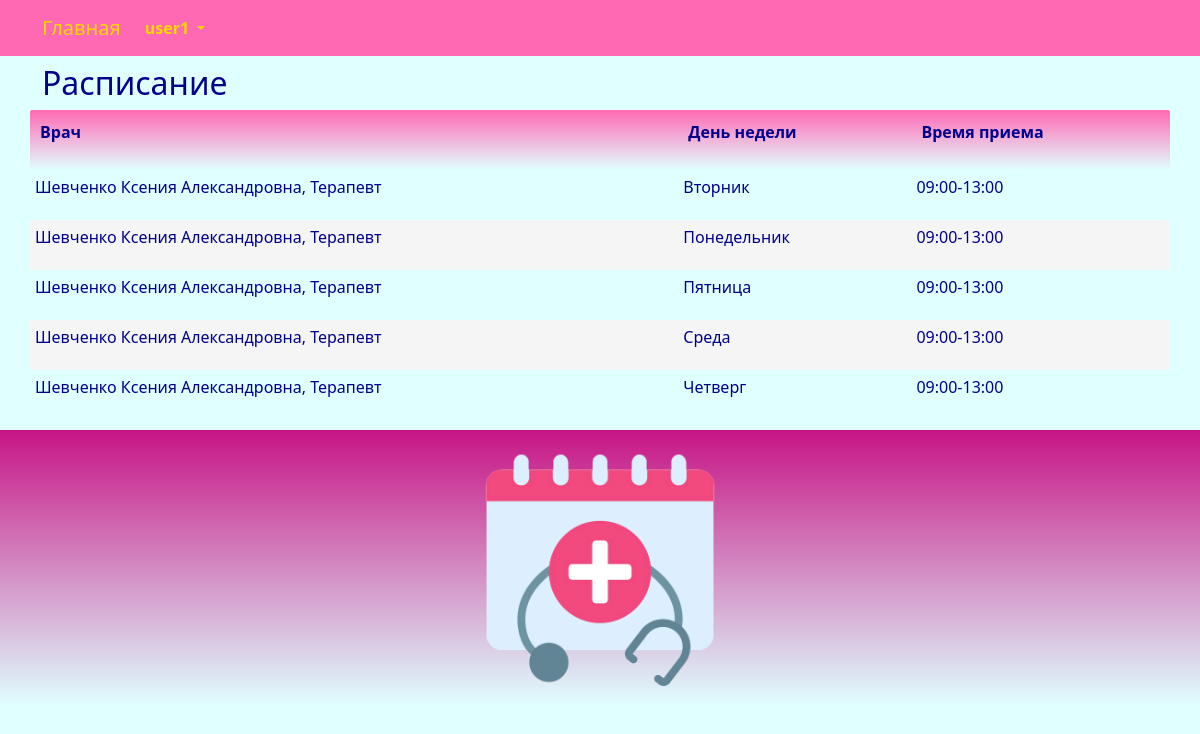
/schedule/list/ (signed in), run on the app's committed database.
### center/models.py (models this page shows, shortened)
class Schedule(models.Model):
    WEEK_DAY_CHOICES = (
        (_('monday') ,_('monday')),
        (_('tuesday') ,_('tuesday')),
        (_('wednesday') ,_('wednesday')),
        (_('thursday') ,_('thursday')),
        (_('friday') ,_('friday')),
        (_('saturday') ,_('saturday')),
        (_('sunday') ,_('sunday')),
    )
    week_day = models.CharField(_('week_day'), max_length=16, choices=WEEK_DAY_CHOICES, default=_('monday'))
    time_schedule = models.CharField(_('time_schedule'), max_length=64)
    doctor = models.ForeignKey(Doctor, related_name='schedule_doctor', on_delete=models.CASCADE)
    class Meta:
        db_table = 'schedule'
        indexes = [
            models.Index(fields=['doctor']),
        ]
        ordering = ['week_day']

class Doctor(models.Model):
    full_name = models.CharField(_('full_name'), max_length=128)
    category = models.ForeignKey(Category, related_name='doctor_category', on_delete=models.CASCADE)
    branch = models.ForeignKey(Branch, related_name='branch_category', on_delete=models.CASCADE)
    specialization = models.ForeignKey(Specialization, related_name='doctor_specialization', on_delete=models.CASCADE)
    user = models.OneToOneField(User, related_name='doctor_user', on_delete=models.PROTECT)
    class Meta:
        db_table = 'doctor'
        indexes = [
            models.Index(fields=['full_name']),
        ]
        ordering = ['full_name']
    def __str__(self):
        return "{}, {}".format(self.full_name, self.specialization)

class Specialization(models.Model):
    specialization_title = models.CharField(_('specialization_title'), max_length=255, unique=True)
    class Meta:
        db_table = 'specialization'
        ordering = ['specialization_title']
    def __str__(self):
        return "{}".format(self.specialization_title)

### center/views.py (the view)
# urls.py: path('schedule/list/', views.schedule_list, name='schedule_list'),
@login_required
def schedule_list(request):
    try:
        doctor = Doctor.objects.get(user_id=request.user.id)
        schedule = Schedule.objects.filter(doctor_id=doctor.id).order_by('week_day')
        return render(request, "schedule/list.html", {"schedule": schedule,})
    except Exception as exception:
        print(exception)
        return render(request, "schedule/list.html", {"schedule": None,})

### templates/schedule/list.html (shortened to what this page needs)
{% extends "base.html" %}
{% load i18n %}
{% block content %}
<h2>{% trans "schedules" %}</h2>
{% if schedule.count > 0 %}
<div class="row">
	<table id="myTable" class="table-manager" style="width:100%">
		<thead>
			<tr>
				<th><p>{% trans "doctor" %}</p></th>
				<th><p>{% trans "week_day" %}</p></th>
				<th><p>{% trans "time_schedule" %}</p></th>
			</tr>
		</thead>
		<tbody>
			{% for e in schedule %}
			<tr>
				<td><p>{{ e.doctor }}</p></td>
				<td><p>{{ e.week_day }}</p></td>
				<td><p>{{ e.time_schedule }}</p></td>
			</tr>
			{% endfor %}
		</tbody>
	</table>
</div>
{% endif %}
{% endblock content %}

### templates/base.html (shortened to what this page needs)
<!DOCTYPE html>
{% load static %}
{% load i18n %}
<html>
	<head>
		<link rel="stylesheet" href="{% static 'css/bootstrap.min.css' %}">
		<link rel="stylesheet" href="{% static 'css/styles.css' %}" />
	</head>
	<nav class="navbar navbar-expand-lg justify-content-center">
		<div class="container">
			<div class="collapse navbar-collapse" id="mainMenu">
				<ul class="navbar-nav me-auto mb-2 mb-lg-0">
					<a class="navbar-brand" href="{{ HTTP_HOST }}/">{% trans "Home" %}</a>
					{% if user.is_authenticated %}
					<li class="nav-item dropdown">
						<a class="nav-link dropdown-toggle" href="#" id="navbarDropdown" role="button" data-bs-toggle="dropdown" aria-expanded="false">
							{{ user.username }}
						</a>
					</li>
					{% else %}
					<form class="form-inline ml-auto">
						<a href="{% url 'login' %}" class="btn btn-outline-secondary">{% trans "Log In" %}</a>
						<a href="{% url 'signup' %}" class="btn btn-primary ml-2">{% trans "Sign up" %}</a>
					</form>
					{% endif %}
				</ul>
			</div>
		</div>
	</nav>
	<body>
		<div class="container">
			{% block content%}{% endblock content %}
		</div>
	</body>
	<footer class="container-fluid text-center bg-lightgray">
		<div class="copyrights">
			<img src="{% static 'images/logo.png' %}" alt="logo" style="height:256px; padding: 10px;">
		</div>
	</footer>
</html>

### static/css/styles.css (style rules this page uses)
:root { --navbar-background-color: HotPink; --navbar-text-color: Gold; --main-background-color-light: LightCyan; --main-background-color-dark: HotPink; --main-text-color: DarkBlue; --main-header-color: DarkBlue; --main-text-attention-color: Purple; --footer-background-color-light: LightCyan; --footer-background-color-dark: MediumVioletRed; --footer-text-color: Teal; --card-background-color-light: Pink; --card-background-color-dark: HotPink; --card-text-color: SeaGreen; --table-background-color-light: LightCyan; --table-background-color-dark: #F5F5F5; --table-text-color: DarkBlue; --star-size: 30px; --star-color: LightYellow; --star-background: Yellow ; }
.navbar { background-color: var(--navbar-background-color); color: var(--navbar-text-color); }
.navbar .navbar-nav, .navbar .navbar-nav .navbar-text { color: var(--navbar-text-color); }
.navbar ul { background-color: var(--navbar-background-color); color: var(--navbar-text-color); }
.navbar li { background-color: var(--navbar-background-color); color: var(--navbar-text-color); }
.navbar a { background-color: var(--navbar-background-color); color: var(--navbar-text-color); }
.navbar-brand { background-color: var(--navbar-background-color); color: var(--navbar-text-color); }
.nav-item { background-color: var(--navbar-background-color); color: var(--navbar-text-color); font-weight: bold; }
body { background-color: var(--main-background-color-light); }
h1, h2, h3, h4, h5, h6 { color: var(--main-header-color); }
p, ul, li, label { color: var(--main-text-color); }
.table-manager { background-color: var(--main-background-color-light); width: 100%; }
.table-manager tbody { background-color: var(--main-background-color-light); border: none; margin-top: 20px; margin-bottom: 20px; }
.table-manager thead th { color: var(--main-text-color); font-weight: bold; text-align: left; padding: 10px; background-image: linear-gradient(top, var(--main-background-color-dark), var(--main-background-color-light)); background-image: -o-linear-gradient(top, var(--main-background-color-dark), var(--main-background-color-light)); background-image: -moz-linear-gradient(top, var(--main-background-color-dark), var(--main-background-color-light)); background-image: -webkit-linear-gradient(top, var(--main-background-color-dark), var(--main-background-color-light)); }
.table-manager thead tr th:first-child { border-radius: 2px 0 0 2px; }
.table-manager thead tr th:last-child { border-radius: 0 2px 2px 0; }
.table-manager tbody td { text-align: left; border: none; padding: 5px 5px; vertical-align: top; }
.table-manager tbody tr:nth-child(odd) { background: var(--table-background-color-light); }
.table-manager tbody tr:nth-child(even) { background: var(--table-background-color-dark); }
.table-manager tbody tr td:first-child { border-radius: 2px 0 0 2px; }
.table-manager tbody tr td:last-child { border-radius: 0 2px 2px 0; }
footer { background-image: linear-gradient(top, var(--footer-background-color-dark), var(--footer-background-color-light)); background-image: -o-linear-gradient(top, var(--footer-background-color-dark), var(--footer-background-color-light)); background-image: -moz-linear-gradient(top, var(--footer-background-color-dark), var(--footer-background-color-light)); background-image: -webkit-linear-gradient(top, var(--footer-background-color-dark), var(--footer-background-color-light)); margin-top: 10px; padding: 10px; }

### data on the page
Schedule: doctor "Шевченко Ксения Александровна, Терапевт", week_day "Вторник", time_schedule "09:00-13:00"
Schedule: doctor "Шевченко Ксения Александровна, Терапевт", week_day "Понедельник", time_schedule "09:00-13:00"
Schedule: doctor "Шевченко Ксения Александровна, Терапевт", week_day "Пятница", time_schedule "09:00-13:00"
Schedule: doctor "Шевченко Ксения Александровна, Терапевт", week_day "Среда", time_schedule "09:00-13:00"
Schedule: doctor "Шевченко Ксения Александровна, Терапевт", week_day "Четверг", time_schedule "09:00-13:00"

### other printed values
{{ user.username }} "user1"
